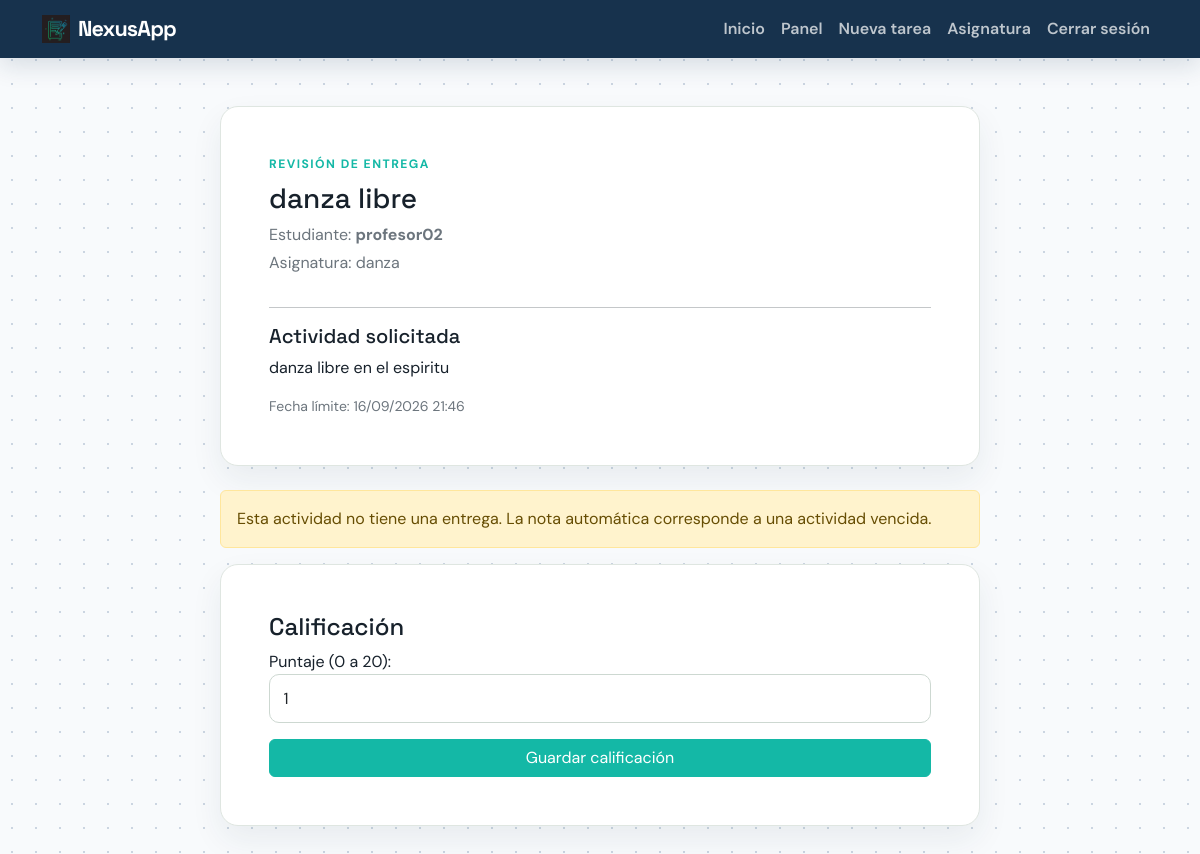
The app's page /tasks/38/grade/ (signed in) with its own data.
### tasks/models.py (models this page shows, shortened)
class Task(models.Model):
    title = models.CharField(max_length=100)
    description = models.TextField(blank=True)
    created = models.DateTimeField(auto_now_add=True)
    completed = models.BooleanField(default=False)
    datecompleted = models.DateTimeField(null=True)
    student_archived = models.BooleanField(default=False)
    important = models.BooleanField(default=False)
    subject = models.ForeignKey(
        Subject,
        on_delete=models.CASCADE,
        related_name="tasks",
        null=True,
        blank=True,
    )
    due_date = models.DateTimeField(null=True, blank=True)
    score = models.PositiveSmallIntegerField(
        null=True,
        blank=True,
        validators=[MinValueValidator(0), MaxValueValidator(20)],
    )
    teacher = models.ForeignKey(
        User,
        on_delete=models.CASCADE,
        related_name="created_tasks",
        limit_choices_to={"role": User.Roles.PROFESOR},
    )
    student = models.ForeignKey(
        User,
        on_delete=models.CASCADE,
        related_name="assigned_tasks",
        limit_choices_to={"role": User.Roles.ESTUDIANTE},
    )
    class Meta:
        indexes = [
            models.Index(fields=["teacher", "created"]),
            models.Index(fields=["student", "completed", "created"]),
            models.Index(fields=["due_date", "score"]),
        ]
    @property
    def submitted(self):
        return hasattr(self, "submission")
    @property
    def overdue(self):
        return self.due_date is not None and timezone.now() > self.due_date

class User(AbstractUser):
    class Roles(models.TextChoices):
        PROFESOR = "PROFESOR", "Profesor"
        ESTUDIANTE = "ESTUDIANTE", "Estudiante"
    role = models.CharField(
        max_length=20,
        choices=Roles.choices,
        default=Roles.ESTUDIANTE,
    )
    @property
    def is_profesor(self):
        return self.role == self.Roles.PROFESOR

class Subject(models.Model):
    name = models.CharField(max_length=120)
    description = models.TextField(blank=True)
    teacher = models.ForeignKey(
        User,
        on_delete=models.CASCADE,
        related_name="subjects_taught",
        limit_choices_to={"role": User.Roles.PROFESOR},
    )
    students = models.ManyToManyField(
        User,
        related_name="subjects_enrolled",
        blank=True,
        limit_choices_to={"role": User.Roles.ESTUDIANTE},
    )
    created = models.DateTimeField(auto_now_add=True)
    class Meta:
        ordering = ["name"]
        indexes = [models.Index(fields=["teacher", "name"])]

### tasks/views.py (the view)
# urls.py: path("tasks/<int:task_id>/grade/", views.grade_task, name="grade_task"),
@role_required(User.Roles.PROFESOR)
def grade_task(request, task_id):
    task = get_object_or_404(
        Task.objects.select_related("student", "subject").prefetch_related(
            "submission"
        ),
        pk=task_id,
        teacher=request.user,
    )
    if not task.submitted and not (task.overdue and task.score == 1):
        return redirect("profesor_dashboard")
    if request.method == "POST":
        form = GradeTaskForm(request.POST, instance=task)
        if form.is_valid():
            form.save()
            return redirect("profesor_dashboard")
    else:
        form = GradeTaskForm(instance=task)
    settle_overdue_tasks(request.user)
    return render(request, "grade_task.html", {"task": task, "form": form})

### tasks/forms.py
class GradeTaskForm(forms.ModelForm):
    class Meta:
        model = Task
        fields = ["score"]
        labels = {"score": "Puntaje (0 a 20)"}
        widgets = {
            "score": forms.NumberInput(
                attrs={"class": "form-control", "min": 0, "max": 20}
            )
        }

### tasks/views.py (called while the page is built)
def settle_overdue_tasks(teacher):
    now = timezone.now()
    Task.objects.filter(
        teacher=teacher,
        due_date__lt=timezone.now(),
        score__isnull=True,
        submission__isnull=True,
    ).update(score=1, completed=True, datecompleted=now)

### tasks/templates/grade_task.html (shortened to what this page needs)
{% extends "base.html" %} {% block content %}
<main class="page-wrap py-4 py-md-5">
  <div class="task-form-shell">
    <div class="card card-body p-4 p-md-5 mb-4">
      <div class="eyebrow mb-2">Revisión de entrega</div>
      <h1 class="h3">{{ task.title }}</h1>
      <p class="text-secondary mb-1">
        Estudiante: <strong>{{ task.student.username }}</strong>
      </p>
      <p class="text-secondary">Asignatura: {{ task.subject.name }}</p>
      <hr />
      <h2 class="h5">Actividad solicitada</h2>
      <p>{{ task.description }}</p>
      <p class="small text-secondary mb-0">
        Fecha límite: {{ task.due_date|date:"d/m/Y H:i" }}
      </p>
    </div>
    {% if task.submitted %}
    <div class="card card-body p-4 p-md-5 mb-4">
      <div class="d-flex justify-content-between align-items-center gap-3 mb-3">
        <h2 class="h4 mb-0">Entrega del estudiante</h2>
        <span class="badge text-bg-success">Recibida</span>
      </div>
      <p class="small text-secondary">
        Enviada el {{ task.submission.submitted_at|date:"d/m/Y H:i" }}
      </p>
      {% if task.submission.text %}
      <h3 class="h6">Respuesta escrita</h3>
      <div
        class="p-3 rounded-3 mb-3"
        style="background: #f1f5f2; white-space: pre-wrap"
      >
        {{ task.submission.text }}
      </div>
      {% endif %} {% if task.submission.file %}
      <h3 class="h6">Archivo adjunto</h3>
      {% if task.submission.is_image %}
      <img src="{{ task.submission.file.url }}"
           alt="Archivo de la entrega"
           class="img-thumbnail shadow-sm object-fit-cover mt-2 mb-2"
           style="max-width: 250px; height: 150px; cursor: pointer; transition: 0.3s;"
           data-bs-toggle="modal"
           data-bs-target="#imageModal"
           onmouseover="this.style.opacity='0.8'"
           onmouseout="this.style.opacity='1'">
      <p class="text-muted small">Haz clic en la imagen para ampliarla</p>
      <div class="modal fade" id="imageModal" tabindex="-1" aria-hidden="true">
          <div class="modal-dialog modal-xl modal-dialog-centered">
              <div class="modal-content bg-transparent border-0">
                  <div class="modal-header border-0 pb-0 justify-content-end">
                      <button type="button" class="btn-close btn-close-white" data-bs-dismiss="modal" aria-label="Cerrar"></button>
                  </div>
                  <div class="modal-body text-center pt-0">
                      <img src="{{ task.submission.file.url }}" class="img-fluid rounded shadow" style="max-height: 85vh;" alt="Vista completa">
                  </div>
              </div>
          </div>
      </div>
      {% else %}
      <a href="{{ task.submission.file.url }}" target="_blank" rel="noopener">
        Abrir o descargar el archivo adjunto
      </a>
      {% endif %}
      {% endif %}
    </div>
    {% else %}
    <div class="alert alert-warning">
      Esta actividad no tiene una entrega. La nota automática corresponde a una
      actividad vencida.
    </div>
    {% endif %}
    <form method="post" class="card card-body p-4 p-md-5">
      <h2 class="h4">Calificación</h2>
      {{ form.as_p }}
      <button class="btn btn-primary">Guardar calificación</button>
    </form>
  </div>
</main>
{% endblock %}

### tasks/static/assets/css/main.css (style rules this page uses)
:root { --ink: #17212b; --muted: #687684; --paper: #f5f7f4; --surface: #ffffff; --accent: #14b8a6; --accent-dark: #0d9488; --line: #dfe6e1; --navy: #17324d; }
* { box-sizing: border-box; }
body { min-height: 100vh; background-color: #f8fafc; background-image: radial-gradient(#cbd5e1 1.5px, transparent 1.5px); background-size: 24px 24px; color: var(--ink); font-family: "DM Sans", sans-serif; }
h1, h2, h3, .navbar-brand { font-family: "Space Grotesk", sans-serif; }
.card { border-color: var(--line); border-radius: 18px; box-shadow: 0 14px 32px rgba(23, 50, 77, 0.07); }
.btn-primary { background: var(--accent); border-color: var(--accent); }
.form-control, .form-select { border-color: #cdd8d1; border-radius: 10px; padding: 0.72rem 0.85rem; }
.eyebrow { color: #14b8a6; font-size: 0.76rem; font-weight: 700; letter-spacing: 0.12em; text-transform: uppercase; }
.page-wrap { width: min(1180px, calc(100% - 2rem)); margin-inline: auto; }
.task-form-shell { width: min(760px, 100%); margin-inline: auto; }

### records on screen
Task: title "danza libre", student.username "profesor02", subject.name "danza", description "danza libre en el espiritu", due_date "16/09/2026 21:46", score "1"
